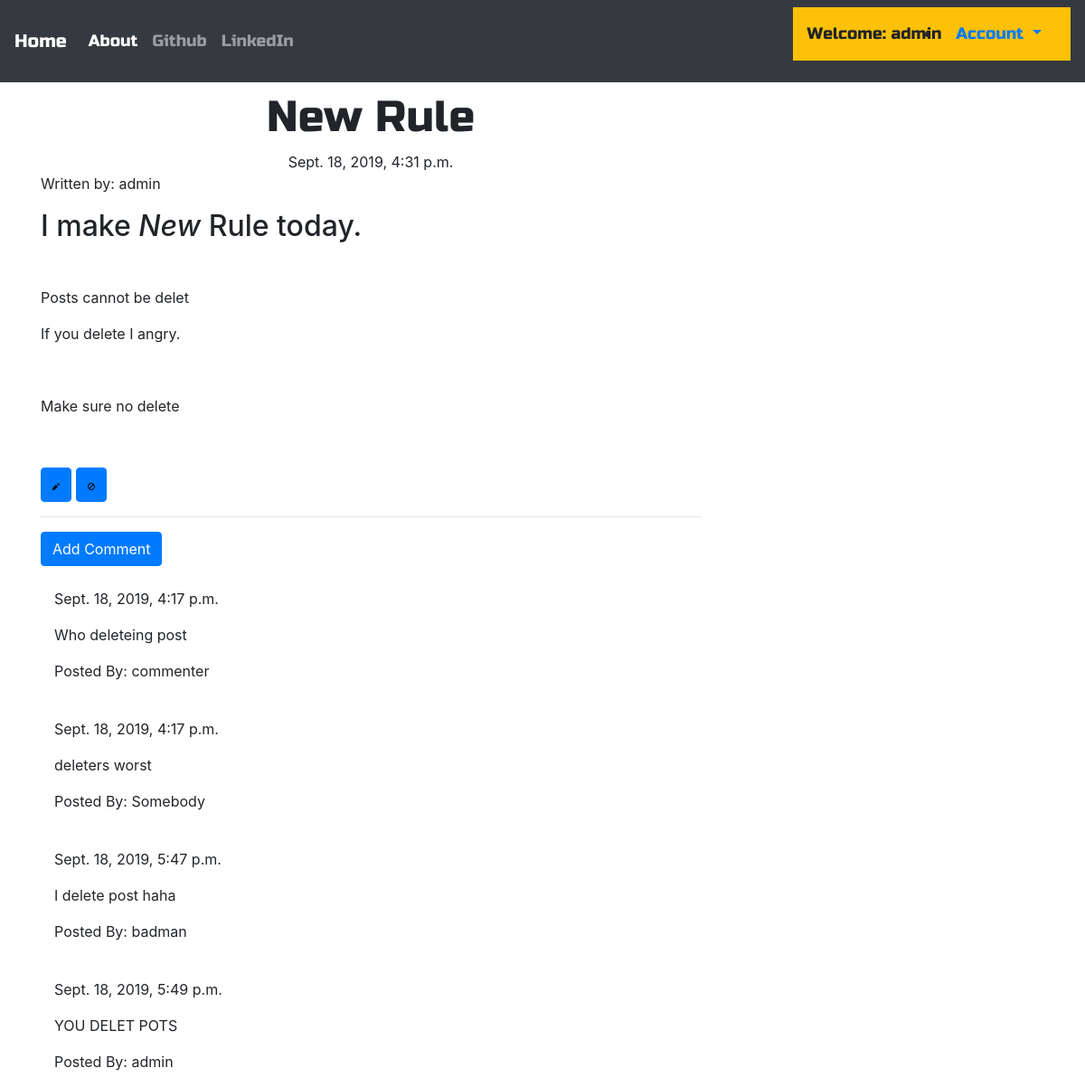
Screenshot of /post/4 (signed in) with the database file from the repository.
### blog/models.py (models this page shows, shortened)
class Post(models.Model):
    author = models.ForeignKey('auth.User',on_delete=models.CASCADE)
    title = models.CharField(max_length=200)
    text = models.TextField()
    create_date = models.DateTimeField(default=timezone.now)
    published_date = models.DateTimeField(blank=True,null=True)

class Comment(models.Model):
    post = models.ForeignKey('blog.Post',related_name='comments',on_delete=models.CASCADE)
    author = models.CharField(max_length=200)
    text = models.TextField()
    create_date = models.DateTimeField(default=timezone.now)
    approved_comment = models.BooleanField(default=False)

### blog/views.py (the view)
# urls.py: url(r'^post/(?P<pk>\d+)$',views.PostDetailView.as_view(),name='post_detail'),
class PostDetailView(DetailView):
    model = Post

### blog/templates/blog/post_detail.html (shortened to what this page needs)
{% extends "blog/base.html" %}
{% load static %}
{% block content %}
<h1 class="posttitle loader">{{post.title}}</h1>
{% if post.published_date %}
	<div class="date postdate">
		{{ post.published_date }}
	</div>
	{% else %}
	<a class="btn btn-default" href="{% url 'post_publish' pk=post.pk %}">Publish</a>
	{% endif %}
	<div class="postauthor">
		<p>Written by: {{ post.author }}</p>
	</div>
<p class='postcontent'>{{ post.text|safe|linebreaksbr}}</p>
{% if user.is_authenticated %}
	<a class="btn btn-primary" href="{% url 'post_edit' pk=post.pk %}">
		<img src="{% static 'iconic/svg/pencil.svg' %}" alt="Edit">
	</a>
	<a class="btn btn-primary" href="{% url 'post_remove' pk=post.pk %}">
		<img src="{% static 'iconic/svg/ban.svg' %}" alt="Remove">
	</a>
{% endif %}
<hr>
<a class="btn btn-primary" href="{% url 'add_comment_to_post' pk=post.pk %}">Add Comment</a>
<div class="container">
	{% for comment in post.comments.all %}
		<br>
		{% if user.is_authenticated or comment.approved_comment %}
			{{comment.create_date}}
			<p>{{comment.text|safe|linebreaks}}</p>
			<p>Posted By: {{comment.author}}</p>
		{% endif %}
		{% empty %}
		<p>No Comments!</p>
	{% endfor %}
{% endblock %}

### blog/templates/blog/base.html (shortened to what this page needs)
<!doctype html>
{% load static %}
<html lang="en">
  <head>
    <link rel="stylesheet" href="https://stackpath.bootstrapcdn.com/bootstrap/4.3.1/css/bootstrap.min.css">
	<link href="{% static 'iconic/font/css/open-iconic-bootstrap.css' %}" rel="stylesheet">
	<link rel="stylesheet" href="//cdn.jsdelivr.net/npm/medium-editor@latest/dist/css/medium-editor.min.css" type="text/css" media="screen" charset="utf-8">
	<link rel="stylesheet" href="{% static 'css/blog.css' %}">
<nav class="navbar navbar-expand-lg navbar-dark bg-dark techfont">
	<a class="navbar-brand" href="{% url 'post_list' %}">Home</a>
  <div class="collapse navbar-collapse" id="navbarSupportedContent">
    <ul class="navbar-nav mr-auto">
      <li class="nav-item active">
		  <a class="nav-link" href="{% url 'about' %}">About<span class="sr-only">(current)</span></a>
      </li>
      <li class="nav-item">
        <a class="nav-link" href="https://www.github.com/Edhotmetal/Django-Project">Github</a>
      </li>
	  <li class="nav-item">
		  <a class="nav-link" href="https://www.linkedin.com">LinkedIn</a>
	  </li>
    </ul>
	  {% if user.is_authenticated %}
		  <ul class="navbar navbar-light bg-warning navbar-right">
			<a>Welcome: {{ user.username }}</a>
		  <li class="nav-item dropdown">
			<a class="nav-link dropdown-toggle" href="#" id="navbarDropdown" role="button" data-toggle="dropdown" aria-haspopup="true" aria-expanded="false">
			  Account
			</a>
		  </li>
	  {% else %}
		  <a class="dropdown-item" href="{% url 'login' %}"><span class="oi oi-icon-name" title="icon name" aria-hidden="true"></span>Login</a>
	  {% endif %}
	  </ul>
	  </div>
</nav>
<div class="content container">
	<div class="row">
		<div class="col-md-8">
			<div class="blog_posts">
				{% block content %}
				{% endblock %}
			</div>
		</div>
	</div>
</div>
  </body>
</html>

### blog/static/css/blog.css (style rules this page uses)
.techfont { font-family: 'Russo One', sans-serif; font-size: 18px; margin-bottom: 10px; }
.postdate { text-align: center; }
.posttitle { font-family: 'Russo One', sans-serif; font-size: 3em; text-align: center; }
.postcontent { font-family: 'Montserrat'; font-size: 1.5em; }
.loader { filter:hue-rotate(0deg); color:linear-gradient(45deg,#0f8,#08f); animation:hue 10000ms infinite linear; }

### rows the page displays
Post: title "New Rule", published_date "Sept. 18, 2019, 4:31 p.m.", author "admin", text "I make New Rule today. Posts cannot be delet If you delete I angry. Make sure no delete"
Comment: create_date "Sept. 18, 2019, 4:17 p.m.", text "Who deleteing post", author "commenter"
Comment: create_date "Sept. 18, 2019, 4:17 p.m.", text "deleters worst", author "Somebody"
Comment: create_date "Sept. 18, 2019, 5:47 p.m.", text "I delete post haha", author "badman"
Comment: create_date "Sept. 18, 2019, 5:49 p.m.", text "YOU DELET POTS", author "admin"

### other values shown
{{ user.username }} "admin"
